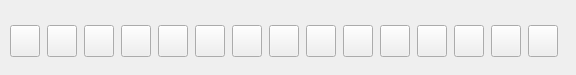
<?xml version="1.0" encoding="UTF-8"?>
<ui version="4.0">
 <class>QG_SnapToolBar</class>
 <widget class="QWidget" name="QG_SnapToolBar">
  <property name="geometry">
   <rect>
    <x>0</x>
    <y>0</y>
    <width>576</width>
    <height>75</height>
   </rect>
  </property>
  <property name="sizePolicy">
   <sizepolicy hsizetype="Preferred" vsizetype="Preferred">
    <horstretch>0</horstretch>
    <verstretch>0</verstretch>
   </sizepolicy>
  </property>
  <property name="minimumSize">
   <size>
    <width>56</width>
    <height>28</height>
   </size>
  </property>
  <property name="windowTitle">
   <string>Snap</string>
  </property>
  <widget class="QToolButton" name="bGrid">
   <property name="geometry">
    <rect>
     <x>306</x>
     <y>25</y>
     <width>30</width>
     <height>32</height>
    </rect>
   </property>
   <property name="toolTip">
    <string>Snap to grid</string>
   </property>
   <property name="text">
    <string/>
   </property>
   <property name="icon">
    <iconset>
     <normaloff>:/extui/snapgrid.png</normaloff>:/extui/snapgrid.png</iconset>
   </property>
   <property name="checkable">
    <bool>true</bool>
   </property>
  </widget>
  <widget class="QToolButton" name="bFree">
   <property name="geometry">
    <rect>
     <x>10</x>
     <y>25</y>
     <width>30</width>
     <height>32</height>
    </rect>
   </property>
   <property name="toolTip">
    <string>Free positioning</string>
   </property>
   <property name="text">
    <string/>
   </property>
   <property name="icon">
    <iconset>
     <normaloff>:/extui/snapfree.png</normaloff>:/extui/snapfree.png</iconset>
   </property>
   <property name="checkable">
    <bool>true</bool>
   </property>
  </widget>
  <widget class="QToolButton" name="bEndpoint">
   <property name="geometry">
    <rect>
     <x>47</x>
     <y>25</y>
     <width>30</width>
     <height>32</height>
    </rect>
   </property>
   <property name="toolTip">
    <string>Snap to Endpoints</string>
   </property>
   <property name="text">
    <string/>
   </property>
   <property name="icon">
    <iconset>
     <normaloff>:/extui/snapendpoint.png</normaloff>:/extui/snapendpoint.png</iconset>
   </property>
   <property name="checkable">
    <bool>true</bool>
   </property>
  </widget>
  <widget class="QToolButton" name="bOnEntity">
   <property name="geometry">
    <rect>
     <x>195</x>
     <y>25</y>
     <width>30</width>
     <height>32</height>
    </rect>
   </property>
   <property name="toolTip">
    <string>Snap to closest point on entity</string>
   </property>
   <property name="text">
    <string/>
   </property>
   <property name="icon">
    <iconset>
     <normaloff>:/extui/snaponentity.png</normaloff>:/extui/snaponentity.png</iconset>
   </property>
   <property name="checkable">
    <bool>true</bool>
   </property>
  </widget>
  <widget class="QToolButton" name="bCenter">
   <property name="geometry">
    <rect>
     <x>121</x>
     <y>25</y>
     <width>30</width>
     <height>32</height>
    </rect>
   </property>
   <property name="toolTip">
    <string>Snap to center points</string>
   </property>
   <property name="text">
    <string/>
   </property>
   <property name="icon">
    <iconset>
     <normaloff>:/extui/snapcenter.png</normaloff>:/extui/snapcenter.png</iconset>
   </property>
   <property name="checkable">
    <bool>true</bool>
   </property>
  </widget>
  <widget class="QToolButton" name="bMiddle">
   <property name="geometry">
    <rect>
     <x>84</x>
     <y>25</y>
     <width>30</width>
     <height>32</height>
    </rect>
   </property>
   <property name="toolTip">
    <string>Snap to equidistant points of entity</string>
   </property>
   <property name="text">
    <string/>
   </property>
   <property name="icon">
    <iconset>
     <normaloff>:/extui/snapmiddle.png</normaloff>:/extui/snapmiddle.png</iconset>
   </property>
   <property name="checkable">
    <bool>true</bool>
   </property>
  </widget>
  <widget class="QToolButton" name="bDist">
   <property name="geometry">
    <rect>
     <x>232</x>
     <y>25</y>
     <width>30</width>
     <height>32</height>
    </rect>
   </property>
   <property name="toolTip">
    <string>Snap to point with given distance to endpoint</string>
   </property>
   <property name="text">
    <string/>
   </property>
   <property name="icon">
    <iconset>
     <normaloff>:/extui/snapdist.png</normaloff>:/extui/snapdist.png</iconset>
   </property>
   <property name="checkable">
    <bool>true</bool>
   </property>
  </widget>
  <widget class="QToolButton" name="bIntersection">
   <property name="geometry">
    <rect>
     <x>158</x>
     <y>25</y>
     <width>30</width>
     <height>32</height>
    </rect>
   </property>
   <property name="toolTip">
    <string>Snap to intersections automatically</string>
   </property>
   <property name="text">
    <string/>
   </property>
   <property name="icon">
    <iconset>
     <normaloff>:/extui/snapintersection.png</normaloff>:/extui/snapintersection.png</iconset>
   </property>
   <property name="checkable">
    <bool>true</bool>
   </property>
  </widget>
  <widget class="QToolButton" name="bResNothing">
   <property name="geometry">
    <rect>
     <x>343</x>
     <y>25</y>
     <width>30</width>
     <height>32</height>
    </rect>
   </property>
   <property name="toolTip">
    <string>Restrict Nothing</string>
   </property>
   <property name="text">
    <string/>
   </property>
   <property name="icon">
    <iconset>
     <normaloff>:/extui/snapfree.png</normaloff>:/extui/snapfree.png</iconset>
   </property>
   <property name="checkable">
    <bool>true</bool>
   </property>
  </widget>
  <widget class="QToolButton" name="bResOrthogonal">
   <property name="geometry">
    <rect>
     <x>380</x>
     <y>25</y>
     <width>30</width>
     <height>32</height>
    </rect>
   </property>
   <property name="toolTip">
    <string>Restrict Orthogonally</string>
   </property>
   <property name="text">
    <string/>
   </property>
   <property name="icon">
    <iconset>
     <normaloff>:/extui/restrictorthogonal.png</normaloff>:/extui/restrictorthogonal.png</iconset>
   </property>
   <property name="checkable">
    <bool>true</bool>
   </property>
  </widget>
  <widget class="QToolButton" name="bResHorizontal">
   <property name="geometry">
    <rect>
     <x>417</x>
     <y>25</y>
     <width>30</width>
     <height>32</height>
    </rect>
   </property>
   <property name="toolTip">
    <string>Restrict Horizontally</string>
   </property>
   <property name="text">
    <string/>
   </property>
   <property name="icon">
    <iconset>
     <normaloff>:/extui/restricthorizontal.png</normaloff>:/extui/restricthorizontal.png</iconset>
   </property>
   <property name="checkable">
    <bool>true</bool>
   </property>
  </widget>
  <widget class="QToolButton" name="bResVertical">
   <property name="geometry">
    <rect>
     <x>454</x>
     <y>25</y>
     <width>30</width>
     <height>32</height>
    </rect>
   </property>
   <property name="toolTip">
    <string>Restrict Vertically</string>
   </property>
   <property name="text">
    <string/>
   </property>
   <property name="icon">
    <iconset>
     <normaloff>:/extui/restrictvertical.png</normaloff>:/extui/restrictvertical.png</iconset>
   </property>
   <property name="checkable">
    <bool>true</bool>
   </property>
  </widget>
  <widget class="QToolButton" name="bRelZero">
   <property name="geometry">
    <rect>
     <x>491</x>
     <y>25</y>
     <width>30</width>
     <height>32</height>
    </rect>
   </property>
   <property name="toolTip">
    <string>Move relative Zero</string>
   </property>
   <property name="text">
    <string/>
   </property>
   <property name="icon">
    <iconset>
     <normaloff>:/extui/relzeromove.png</normaloff>:/extui/relzeromove.png</iconset>
   </property>
   <property name="checkable">
    <bool>false</bool>
   </property>
  </widget>
  <widget class="QToolButton" name="bLockRelZero">
   <property name="geometry">
    <rect>
     <x>528</x>
     <y>25</y>
     <width>30</width>
     <height>32</height>
    </rect>
   </property>
   <property name="toolTip">
    <string>Lock relative Zero</string>
   </property>
   <property name="text">
    <string/>
   </property>
   <property name="icon">
    <iconset>
     <normaloff>:/extui/relzerolock.png</normaloff>:/extui/relzerolock.png</iconset>
   </property>
   <property name="checkable">
    <bool>true</bool>
   </property>
  </widget>
  <widget class="QToolButton" name="bIntersectionManual">
   <property name="geometry">
    <rect>
     <x>269</x>
     <y>25</y>
     <width>30</width>
     <height>32</height>
    </rect>
   </property>
   <property name="toolTip">
    <string>Snap to intersections manually</string>
   </property>
   <property name="text">
    <string/>
   </property>
   <property name="icon">
    <iconset>
     <normaloff>:/extui/snapintersectionm.png</normaloff>:/extui/snapintersectionm.png</iconset>
   </property>
   <property name="checkable">
    <bool>true</bool>
   </property>
  </widget>
 </widget>
 <layoutdefault spacing="6" margin="11"/>
 <resources/>
 <connections>
  <connection>
   <sender>bFree</sender>
   <signal>clicked()</signal>
   <receiver>QG_SnapToolBar</receiver>
   <slot>snapFree()</slot>
   <hints>
    <hint type="sourcelabel">
     <x>20</x>
     <y>20</y>
    </hint>
    <hint type="destinationlabel">
     <x>20</x>
     <y>20</y>
    </hint>
   </hints>
  </connection>
  <connection>
   <sender>bGrid</sender>
   <signal>clicked()</signal>
   <receiver>QG_SnapToolBar</receiver>
   <slot>snapGrid()</slot>
   <hints>
    <hint type="sourcelabel">
     <x>20</x>
     <y>20</y>
    </hint>
    <hint type="destinationlabel">
     <x>20</x>
     <y>20</y>
    </hint>
   </hints>
  </connection>
  <connection>
   <sender>bEndpoint</sender>
   <signal>clicked()</signal>
   <receiver>QG_SnapToolBar</receiver>
   <slot>snapEndpoint()</slot>
   <hints>
    <hint type="sourcelabel">
     <x>20</x>
     <y>20</y>
    </hint>
    <hint type="destinationlabel">
     <x>20</x>
     <y>20</y>
    </hint>
   </hints>
  </connection>
  <connection>
   <sender>bOnEntity</sender>
   <signal>clicked()</signal>
   <receiver>QG_SnapToolBar</receiver>
   <slot>snapOnEntity()</slot>
   <hints>
    <hint type="sourcelabel">
     <x>20</x>
     <y>20</y>
    </hint>
    <hint type="destinationlabel">
     <x>20</x>
     <y>20</y>
    </hint>
   </hints>
  </connection>
  <connection>
   <sender>bCenter</sender>
   <signal>clicked()</signal>
   <receiver>QG_SnapToolBar</receiver>
   <slot>snapCenter()</slot>
   <hints>
    <hint type="sourcelabel">
     <x>20</x>
     <y>20</y>
    </hint>
    <hint type="destinationlabel">
     <x>20</x>
     <y>20</y>
    </hint>
   </hints>
  </connection>
  <connection>
   <sender>bMiddle</sender>
   <signal>clicked()</signal>
   <receiver>QG_SnapToolBar</receiver>
   <slot>snapMiddle()</slot>
   <hints>
    <hint type="sourcelabel">
     <x>20</x>
     <y>20</y>
    </hint>
    <hint type="destinationlabel">
     <x>20</x>
     <y>20</y>
    </hint>
   </hints>
  </connection>
  <connection>
   <sender>bDist</sender>
   <signal>clicked()</signal>
   <receiver>QG_SnapToolBar</receiver>
   <slot>snapDist()</slot>
   <hints>
    <hint type="sourcelabel">
     <x>20</x>
     <y>20</y>
    </hint>
    <hint type="destinationlabel">
     <x>20</x>
     <y>20</y>
    </hint>
   </hints>
  </connection>
  <connection>
   <sender>bIntersection</sender>
   <signal>clicked()</signal>
   <receiver>QG_SnapToolBar</receiver>
   <slot>snapIntersection()</slot>
   <hints>
    <hint type="sourcelabel">
     <x>20</x>
     <y>20</y>
    </hint>
    <hint type="destinationlabel">
     <x>20</x>
     <y>20</y>
    </hint>
   </hints>
  </connection>
  <connection>
   <sender>bResOrthogonal</sender>
   <signal>clicked()</signal>
   <receiver>QG_SnapToolBar</receiver>
   <slot>restrictOrthogonal()</slot>
   <hints>
    <hint type="sourcelabel">
     <x>20</x>
     <y>20</y>
    </hint>
    <hint type="destinationlabel">
     <x>20</x>
     <y>20</y>
    </hint>
   </hints>
  </connection>
  <connection>
   <sender>bResNothing</sender>
   <signal>clicked()</signal>
   <receiver>QG_SnapToolBar</receiver>
   <slot>restrictNothing()</slot>
   <hints>
    <hint type="sourcelabel">
     <x>20</x>
     <y>20</y>
    </hint>
    <hint type="destinationlabel">
     <x>20</x>
     <y>20</y>
    </hint>
   </hints>
  </connection>
  <connection>
   <sender>bRelZero</sender>
   <signal>clicked()</signal>
   <receiver>QG_SnapToolBar</receiver>
   <slot>setRelativeZero()</slot>
   <hints>
    <hint type="sourcelabel">
     <x>20</x>
     <y>20</y>
    </hint>
    <hint type="destinationlabel">
     <x>20</x>
     <y>20</y>
    </hint>
   </hints>
  </connection>
  <connection>
   <sender>bLockRelZero</sender>
   <signal>toggled(bool)</signal>
   <receiver>QG_SnapToolBar</receiver>
   <slot>lockRelativeZero(bool)</slot>
   <hints>
    <hint type="sourcelabel">
     <x>20</x>
     <y>20</y>
    </hint>
    <hint type="destinationlabel">
     <x>20</x>
     <y>20</y>
    </hint>
   </hints>
  </connection>
  <connection>
   <sender>bResHorizontal</sender>
   <signal>clicked()</signal>
   <receiver>QG_SnapToolBar</receiver>
   <slot>restrictHorizontal()</slot>
   <hints>
    <hint type="sourcelabel">
     <x>20</x>
     <y>20</y>
    </hint>
    <hint type="destinationlabel">
     <x>20</x>
     <y>20</y>
    </hint>
   </hints>
  </connection>
  <connection>
   <sender>bResVertical</sender>
   <signal>clicked()</signal>
   <receiver>QG_SnapToolBar</receiver>
   <slot>restrictVertical()</slot>
   <hints>
    <hint type="sourcelabel">
     <x>20</x>
     <y>20</y>
    </hint>
    <hint type="destinationlabel">
     <x>20</x>
     <y>20</y>
    </hint>
   </hints>
  </connection>
  <connection>
   <sender>bIntersectionManual</sender>
   <signal>clicked()</signal>
   <receiver>QG_SnapToolBar</receiver>
   <slot>snapIntersectionManual()</slot>
   <hints>
    <hint type="sourcelabel">
     <x>20</x>
     <y>20</y>
    </hint>
    <hint type="destinationlabel">
     <x>20</x>
     <y>20</y>
    </hint>
   </hints>
  </connection>
 </connections>
</ui>
